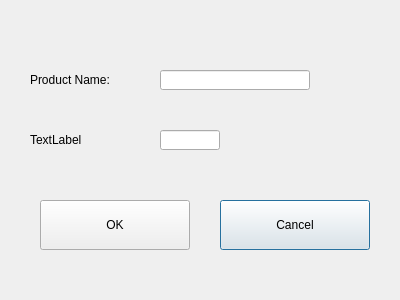
<?xml version="1.0" encoding="UTF-8"?>
<ui version="4.0">
 <class>products</class>
 <widget class="QDialog" name="products">
  <property name="geometry">
   <rect>
    <x>0</x>
    <y>0</y>
    <width>400</width>
    <height>300</height>
   </rect>
  </property>
  <property name="windowTitle">
   <string>Dialog</string>
  </property>
  <widget class="QLabel" name="nameLabel">
   <property name="geometry">
    <rect>
     <x>30</x>
     <y>70</y>
     <width>100</width>
     <height>20</height>
    </rect>
   </property>
   <property name="text">
    <string>Product Name: </string>
   </property>
  </widget>
  <widget class="QLabel" name="varLabel">
   <property name="geometry">
    <rect>
     <x>30</x>
     <y>130</y>
     <width>100</width>
     <height>20</height>
    </rect>
   </property>
   <property name="text">
    <string>TextLabel</string>
   </property>
  </widget>
  <widget class="QLineEdit" name="nameEdit">
   <property name="geometry">
    <rect>
     <x>160</x>
     <y>70</y>
     <width>150</width>
     <height>20</height>
    </rect>
   </property>
  </widget>
  <widget class="QLineEdit" name="varEdit">
   <property name="geometry">
    <rect>
     <x>160</x>
     <y>130</y>
     <width>60</width>
     <height>20</height>
    </rect>
   </property>
  </widget>
  <widget class="QPushButton" name="cancelButton">
   <property name="geometry">
    <rect>
     <x>220</x>
     <y>200</y>
     <width>150</width>
     <height>50</height>
    </rect>
   </property>
   <property name="text">
    <string>Cancel</string>
   </property>
  </widget>
  <widget class="QPushButton" name="okButton">
   <property name="geometry">
    <rect>
     <x>40</x>
     <y>200</y>
     <width>150</width>
     <height>50</height>
    </rect>
   </property>
   <property name="text">
    <string>OK</string>
   </property>
  </widget>
 </widget>
 <resources/>
 <connections/>
</ui>
